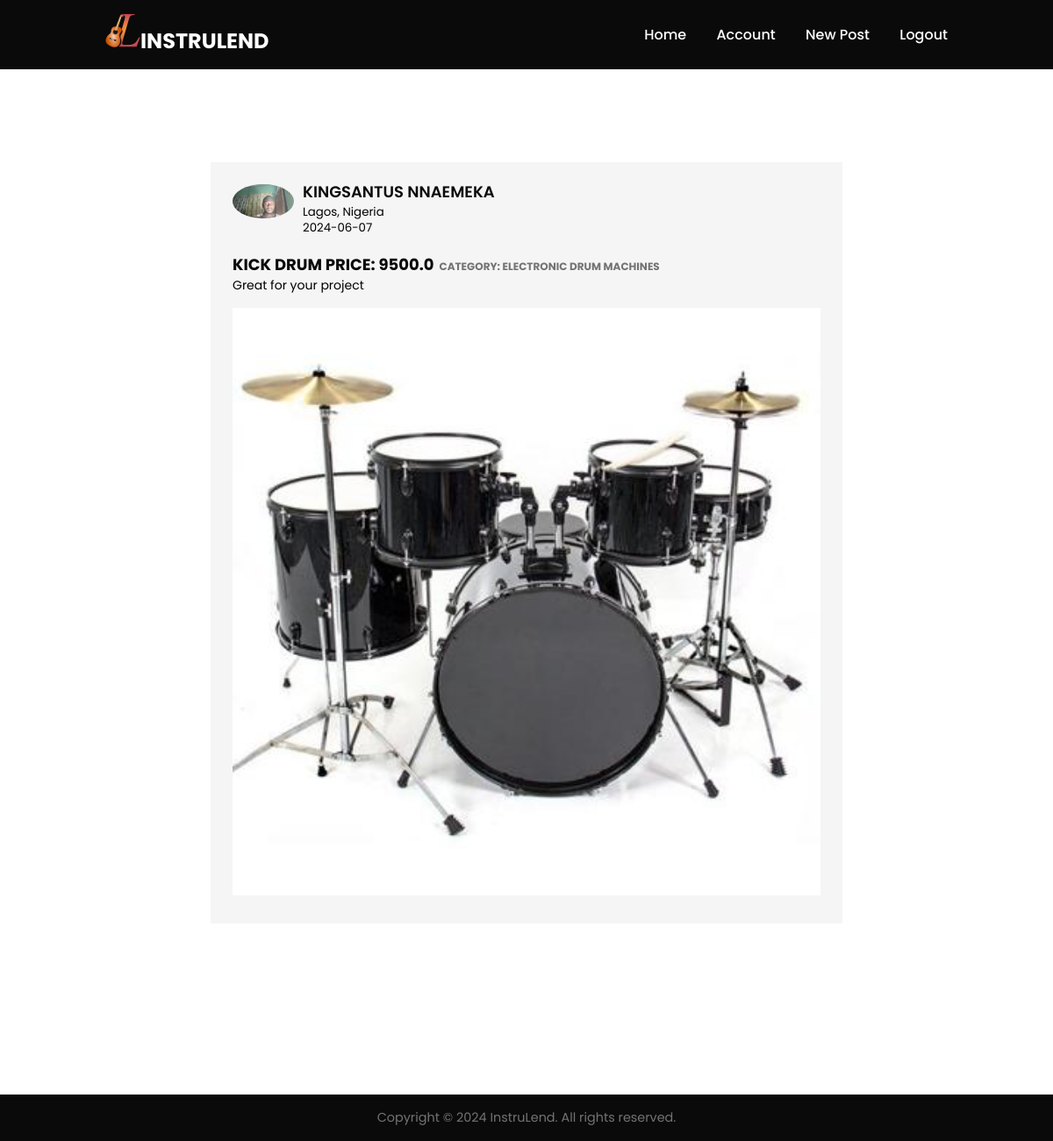
Screenshot of /post/12 (signed in) with the database file from the repository.
### app/models.py (models this page shows, shortened)
class User(db.Model, UserMixin):
    id = db.Column(db.Integer, primary_key=True)
    first_name = db.Column(db.String(100), nullable=False)
    last_name = db.Column(db.String(100), nullable=False)
    email = db.Column(db.String(255), unique=True, nullable=False)
    phone_number = db.Column(db.String(15), unique=True, nullable=False)
    city = db.Column(db.String(50))
    country = db.Column(db.String(10), nullable=False, default='Nigeria')
    password = db.Column(db.String(60), nullable=False)
    verification_number = db.Column(db.String(25), unique=True)
    verified_user = db.Column(db.Boolean, nullable=False, default=False)
    created_at = db.Column(db.DateTime, nullable=False, default=datetime.utcnow)
    image_file = db.Column(db.String(50), nullable=False, default='default.jpg')
    posts = db.relationship('Post', backref='author', lazy=True)
    reviewer = db.relationship('Review', foreign_keys='Review.user_id', backref='author1', lazy=True)
    reviewed = db.relationship('Review', foreign_keys='Review.author_id', backref='author2', lazy=True)
    rented = db.relationship('Agreement', backref='author4', lazy=True)
    expirence = db.relationship('Expirence', backref='author6', lazy=True)
    chats_user1 = db.relationship('Chat', backref='user1', foreign_keys='Chat.user1_id', lazy=True)
    chats_user2 = db.relationship('Chat', backref='user2', foreign_keys='Chat.user2_id', lazy=True)
    message = db.relationship('Message', backref='author7', lazy=True)

class Post(db.Model):
    id = db.Column(db.Integer, primary_key=True)
    title = db.Column(db.String(50), nullable=False)
    description = db.Column(db.String(200), nullable=False)
    category = db.Column(db.String(100), nullable=False)
    price = db.Column(db.Float, nullable=False)
    city = db.Column(db.String(50), nullable=False)
    country = db.Column(db.String(10), nullable=False, default='Nigeria')
    date_posted = db.Column(db.DateTime, nullable=False, default=datetime.utcnow)
    image_file = db.Column(db.String(50), nullable=False)
    availability = db.Column(db.Boolean, nullable=False, default=True)
    user_id = db.Column(db.Integer, db.ForeignKey('user.id'), nullable=False)
    rented = db.relationship('Agreement', backref='author5', lazy=True)

### app/posts/routes.py (the view)
@posts.route('/post/<int:post_id>')
@login_required
def post(post_id):
    post = Post.query.get_or_404(post_id)
    return render_template('post.html', title=post.title, post=post)

### app/models.py (called while the page is built)
@login_manager.user_loader
def load_user(user_id):
    return User.query.get(int(user_id))

### app/templates/post.html (shortened to what this page needs)
{% extends 'base.html' %}
{% block content %}
<section class="section-form">
  <div class="post-container">
    <div class="post-author">
      <img src="{{ url_for('static', filename='images/profile_pic/' + post.author.image_file) }}" alt="">
      <div>
        <h1>{{ post.author.first_name }} {{ post.author.last_name }}</h1>
        <small>{{ post.city }}, {{ post.country }}</small>
        <small>{{ post.date_posted.strftime('%Y-%m-%d') }}</small>
      </div>
    </div>
    <h1>{{ post.title }}  Price: {{ post.price }}<span>category: {{ post.category }}</span></h1>
    <p>{{ post.description }}</p>
    <img src="{{ url_for('static', filename='images/post_pic/' + post.image_file) }}" width="100%">
    <div class="post-activity">
    </div>
  </div>
</section>
{% endblock %}

### app/static/css/index.css (style rules this page uses)
:root { --text-dark: #0a0a0a; --text-light: #737373; --extra-light: #f5f5f5; --white: #ffffff; --max-width: 1200px; }
* { margin: 0; padding: 0; box-sizing: border-box; font-family: "Poppins", sans-serif; }
html, body { scroll-behavior: smooth; }
section { padding: 100px 120px; }
.section-form { padding: 80px 120px; }
.post-container { background-color: #f5f5f5; padding: 20px 25px 5px; margin: 5px 0 15px; }
.post-author { display: flex; align-items: flex-start; margin-bottom: 20px; }
.post-author img { width: 70px; border-radius: 50%; margin-right: 10px; margin-top: 5px; }
.post-author h1 { font-size: 18px; font-weight: 600; color: var(--text-light); }
.post-author small { display: block; margin-bottom: -2px; }
.post-container h1 { font-size: 18px; color: var(--text-dark); text-transform: uppercase; }
.post-container span { color: var(--text-light); font-size: 12px; margin-left: 6px; }
.post-container p { font-size: 14px; margin-bottom: 15px; }
.post-activity { display: flex; align-items: center; justify-content: space-around; padding: 10px 0; font-size: 14px; font-weight: 500; width: 50%; }

### rows the page displays
User: image_file (picture), author.first_name "KINGSANTUS", author.last_name "NNAEMEKA"
Post: city "Lagos", country "Nigeria", date_posted "2024-06-07", title "KICK DRUM", price "9500.0", category "ELECTRONIC DRUM MACHINES", description "Great for your project", image_file (picture)
